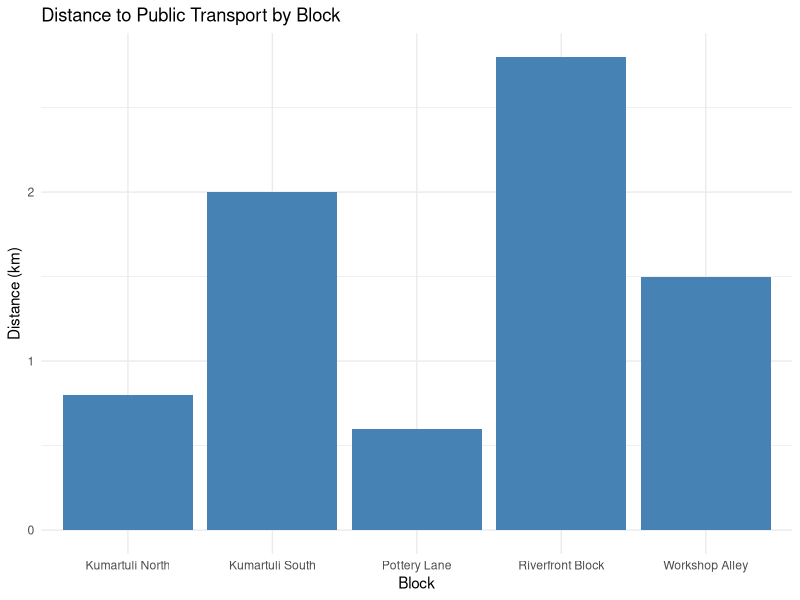
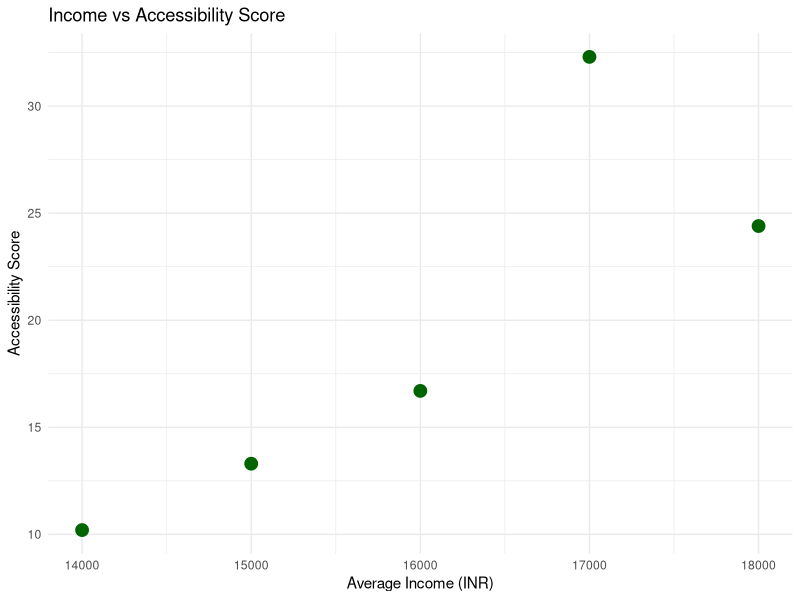

Source code (R) for these figures, in order:
# Affordable Housing Accessibility in Kumartuli, Kolkata
# [redacted]
# Description: Simulated analysis of housing accessibility using R

# Load required library
library(ggplot2)

# Create simulated dataset
housing_data <- data.frame(
  block = c("Kumartuli North", "Kumartuli South", "Pottery Lane", "Riverfront Block", "Workshop Alley"),
  housing_units = c(85, 60, 110, 45, 70),
  avg_income = c(18000, 15000, 17000, 14000, 16000),
  distance_to_hospital = c(2.1, 3.0, 1.5, 3.8, 2.5),
  distance_to_school = c(1.2, 2.5, 1.0, 3.2, 2.0),
  distance_to_transport = c(0.8, 2.0, 0.6, 2.8, 1.5)
)

# View summary statistics
summary(housing_data)

# Visualize distance to public transport
ggplot(housing_data, aes(x = block, y = distance_to_transport)) +
  geom_bar(stat = "identity", fill = "steelblue") +
  labs(title = "Distance to Public Transport by Block",
       x = "Block", y = "Distance (km)") +
  theme_minimal()

# Calculate accessibility score
housing_data$access_score <- with(housing_data, 
  round((1 / (distance_to_hospital + distance_to_school + distance_to_transport)) * 100, 1)
)

# View updated dataset
print(housing_data)

# Plot income vs accessibility score
ggplot(housing_data, aes(x = avg_income, y = access_score)) +
  geom_point(size = 4, color = "darkgreen") +
  labs(title = "Income vs Accessibility Score",
       x = "Average Income (INR)", y = "Accessibility Score") +
  theme_minimal()
